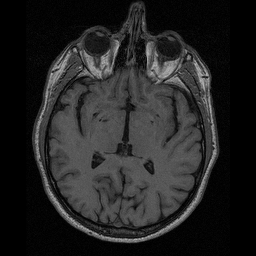
#> input picture data/lab-01-data/brain-slice40.tiff, 256 x 256 px; its folder holds 4 pictures in this run
$ jupyter execute --allow-errors lab_01_segmentationp2.ipynb   (shell and % lines are left out)
#> lines starting #> are read from the running program, lines starting #| are printed output that depends on the picture
# [IAPR][iapr]: Lab 1 ‒  Image segmentation

**Group ID:** xx

**Author 1 (sciper):** Student Name 1 (xxxxx)
**Author 2 (sciper):** Student Name 2 (xxxxx)
**Author 3 (sciper):** Student Name 3 (xxxxx)

**Release date:** 12.03.2021
**Due date:** 26.03.2021

## Important notes

The lab assignments are designed to teach practical implementation of the topics presented during class well as preparation for the final project, which is a practical project which ties together the topics of the course.

As such, in the lab assignments/final project, unless otherwise specified, you may, if you choose, use external functions from image processing/ML libraries like opencv and sklearn as long as there is sufficient explanation in the lab report. For example, you do not need to implement your own edge detector, etc.

**! Before handling back the notebook !** rerun the notebook from scratch `Kernel` > `Restart & Run All`

[iapr]: https://github.com/LTS5/iapr

---
## 0. Extract relevant data
We first need to extract the `lab-01-data.tar.gz` archive.
To this end, we use the [tarfile] module from the Python standard library.

[tarfile]: https://docs.python.org/3.6/library/tarfile.html

[cell 1]
import tarfile
import os

data_base_path = os.path.join(os.pardir, 'data')
data_folder = 'lab-01-data'
tar_path = os.path.join(data_base_path, data_folder + '.tar.gz')

#> (the rest of this cell did not finish here and is left out)

---
## Part 1: Brain segmentation

Your goal: compute the size of the brain (without the skull) in pixels in a 2D image of a human head taken by Magnetic Resonance Imaging (MRI) using:
* Region growing (5 pts)
* Contour detection (5 pts)
* Additional method of your choice (5 pts)

Each section should display the resulting segmenttion as well as the size in pixel of the detected region. Comment each method limitations and/or advantages.

### 1.1 Brain image visualization

[cell 2]
import skimage.io
import matplotlib.pyplot as plt

# Load image
data_path = os.path.join(data_base_path, data_folder)
brain_im = skimage.io.imread(os.path.join(data_path, 'brain-slice40.tiff'))
#> brain_im is the input picture: shape (256, 256); min 0, max 189, mean 35.2
im_h, im_w = brain_im.shape
#> im_h = 256; im_w = 256

# Display MRI image
fig, ax = plt.subplots(1, 1, figsize=(6, 6))
ax.imshow(brain_im, cmap='gray')
ax.set_title('MRI brain image ({} px, {} px)'.format(im_h, im_w))
ax.axis('off')
plt.show()

### 1.2 Region growing (5pts)

[cell 3]
# Add your implementation and discussion

### 1.3 Contour detection (5pts)

[cell 4]
# Add your implementation and discussion

### 1.4 Additional method (5pts)

[cell 5]
# Add your implementation and discussion

---
## Part 2: Shape/color segmentation

You will find hereafter three pictures taken under three different illuminations, containing some shapes with different colors. We ask you to create a routine to:

1. Count the number of shapes of each color (5pts).
2. Compute the total area (in pixels) of each color (5pts).

Please note that one specific challenge is to be robust to illumination changes. Therefore some kind of intensity normalization should probably be used.

### 2.1 Visualization

[cell 6]
# Load images
im_names = ['arena-shapes-01', 'arena-shapes-02', 'arena-shapes-03']
filenames = [os.path.join(data_path, name) + '.png' for name in im_names]
ic = skimage.io.imread_collection(filenames)#Load and manage a collection of image files
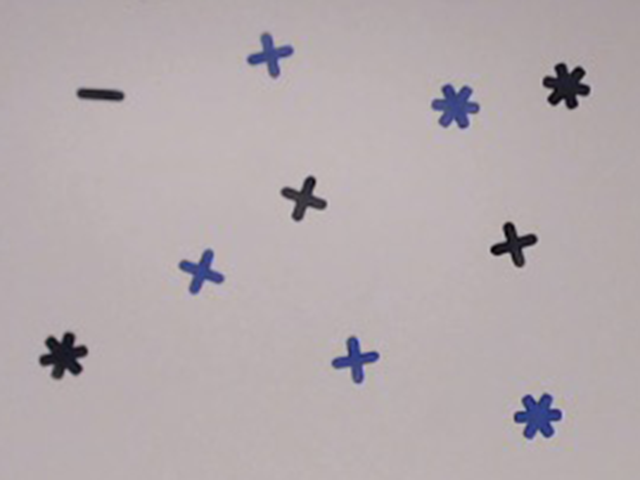
#> input picture data/lab-01-data/arena-shapes-01.png, 640 x 480 px
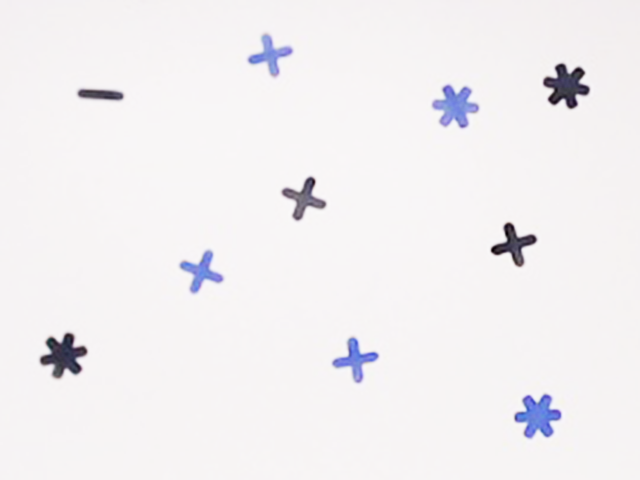
#> input picture data/lab-01-data/arena-shapes-02.png, 640 x 480 px
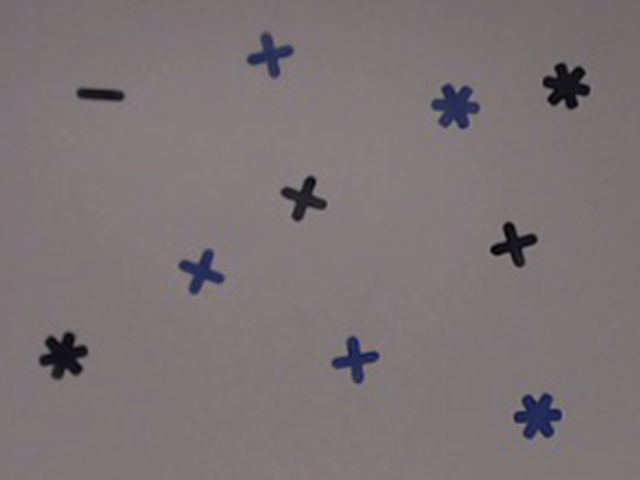
#> input picture data/lab-01-data/arena-shapes-03.png, 640 x 480 px
#> ic = 3 items
images = skimage.io.concatenate_images(ic) #Concatenate all images in the collection into an array
print('Number of images: ', images.shape[0])
#| Number of images:  3
print('Image size: {}, {} '.format(images.shape[1], images.shape[2]))
#| Image size: 480, 640
print('Number of color channels: ', images.shape[-1])
#| Number of color channels:  3

[cell 7]
# Plot images
fig, axes = plt.subplots(1, 3, figsize=(12, 12))
for ax, im, nm in zip(axes.ravel(), images, im_names):
    ax.imshow(im)
    ax.axis('off')
    ax.set_title(nm)
#> this loop made 3 passes
#> nm on passes 1 to 3: 'arena-shapes-01', 'arena-shapes-02', 'arena-shapes-03'
plt.show()
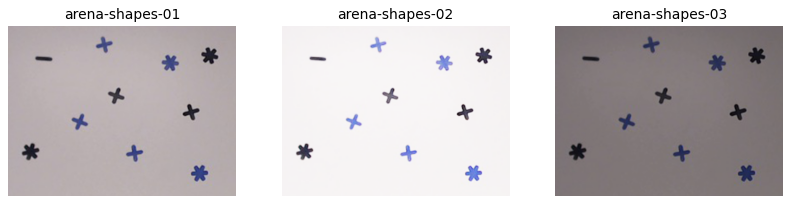
#> figure drawn by matplotlib, 3 panels
